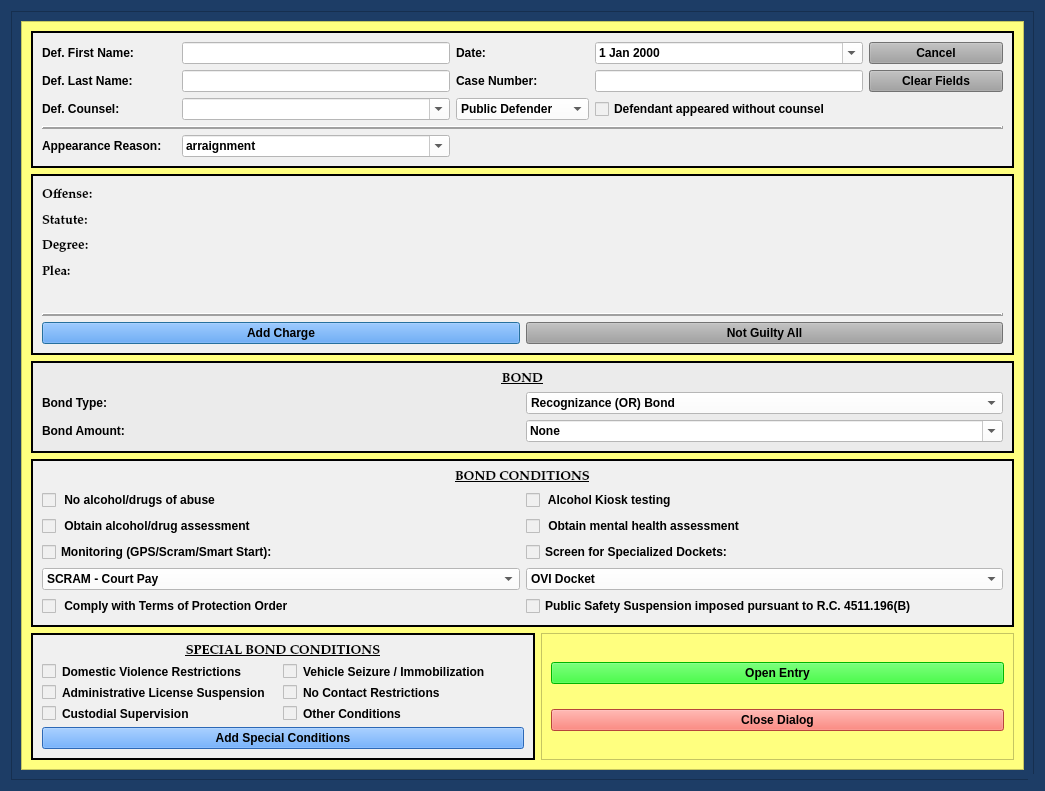
<?xml version="1.0" encoding="UTF-8"?>
<ui version="4.0">
 <class>NotGuiltyBondDialog</class>
 <widget class="QDialog" name="NotGuiltyBondDialog">
  <property name="windowModality">
   <enum>Qt::NonModal</enum>
  </property>
  <property name="enabled">
   <bool>true</bool>
  </property>
  <property name="geometry">
   <rect>
    <x>0</x>
    <y>0</y>
    <width>1045</width>
    <height>791</height>
   </rect>
  </property>
  <property name="sizePolicy">
   <sizepolicy hsizetype="Preferred" vsizetype="Preferred">
    <horstretch>0</horstretch>
    <verstretch>0</verstretch>
   </sizepolicy>
  </property>
  <property name="minimumSize">
   <size>
    <width>0</width>
    <height>0</height>
   </size>
  </property>
  <property name="maximumSize">
   <size>
    <width>2500</width>
    <height>3500</height>
   </size>
  </property>
  <property name="palette">
   <palette>
    <active>
     <colorrole role="Button">
      <brush brushstyle="SolidPattern">
       <color alpha="255">
        <red>29</red>
        <green>61</green>
        <blue>102</blue>
       </color>
      </brush>
     </colorrole>
     <colorrole role="Base">
      <brush brushstyle="SolidPattern">
       <color alpha="255">
        <red>29</red>
        <green>61</green>
        <blue>102</blue>
       </color>
      </brush>
     </colorrole>
     <colorrole role="Window">
      <brush brushstyle="SolidPattern">
       <color alpha="255">
        <red>29</red>
        <green>61</green>
        <blue>102</blue>
       </color>
      </brush>
     </colorrole>
    </active>
    <inactive>
     <colorrole role="Button">
      <brush brushstyle="SolidPattern">
       <color alpha="255">
        <red>29</red>
        <green>61</green>
        <blue>102</blue>
       </color>
      </brush>
     </colorrole>
     <colorrole role="Base">
      <brush brushstyle="SolidPattern">
       <color alpha="255">
        <red>29</red>
        <green>61</green>
        <blue>102</blue>
       </color>
      </brush>
     </colorrole>
     <colorrole role="Window">
      <brush brushstyle="SolidPattern">
       <color alpha="255">
        <red>29</red>
        <green>61</green>
        <blue>102</blue>
       </color>
      </brush>
     </colorrole>
    </inactive>
    <disabled>
     <colorrole role="Button">
      <brush brushstyle="SolidPattern">
       <color alpha="255">
        <red>29</red>
        <green>61</green>
        <blue>102</blue>
       </color>
      </brush>
     </colorrole>
     <colorrole role="Base">
      <brush brushstyle="SolidPattern">
       <color alpha="255">
        <red>29</red>
        <green>61</green>
        <blue>102</blue>
       </color>
      </brush>
     </colorrole>
     <colorrole role="Window">
      <brush brushstyle="SolidPattern">
       <color alpha="255">
        <red>29</red>
        <green>61</green>
        <blue>102</blue>
       </color>
      </brush>
     </colorrole>
    </disabled>
   </palette>
  </property>
  <property name="font">
   <font>
    <family>Palatino Linotype</family>
    <pointsize>10</pointsize>
    <weight>75</weight>
    <italic>false</italic>
    <bold>true</bold>
   </font>
  </property>
  <property name="windowTitle">
   <string>Not Guilty Bond Case Information</string>
  </property>
  <property name="toolTip">
   <string/>
  </property>
  <property name="styleSheet">
   <string notr="true">background-color: rgb(29, 61, 102);
font: 75 10pt &quot;Palatino Linotype&quot;;
font-weight: bold;</string>
  </property>
  <property name="sizeGripEnabled">
   <bool>true</bool>
  </property>
  <property name="modal">
   <bool>true</bool>
  </property>
  <layout class="QGridLayout" name="gridLayout_8">
   <item row="0" column="0">
    <widget class="QFrame" name="frame_4">
     <property name="styleSheet">
      <string notr="true">background-color: rgb(29, 61, 102);</string>
     </property>
     <property name="frameShape">
      <enum>QFrame::StyledPanel</enum>
     </property>
     <property name="frameShadow">
      <enum>QFrame::Raised</enum>
     </property>
     <layout class="QGridLayout" name="gridLayout_4">
      <item row="0" column="0">
       <widget class="QScrollArea" name="scrollArea">
        <property name="focusPolicy">
         <enum>Qt::NoFocus</enum>
        </property>
        <property name="styleSheet">
         <string notr="true">background-color: rgb(255, 255, 127);</string>
        </property>
        <property name="widgetResizable">
         <bool>true</bool>
        </property>
        <widget class="QWidget" name="scrollAreaWidgetContents">
         <property name="geometry">
          <rect>
           <x>0</x>
           <y>0</y>
           <width>984</width>
           <height>792</height>
          </rect>
         </property>
         <layout class="QGridLayout" name="gridLayout_9" rowstretch="1,2,0,1,1" columnstretch="1,1">
          <item row="0" column="0" colspan="2">
           <widget class="QFrame" name="case_name_Frame">
            <property name="sizePolicy">
             <sizepolicy hsizetype="Preferred" vsizetype="Preferred">
              <horstretch>0</horstretch>
              <verstretch>0</verstretch>
             </sizepolicy>
            </property>
            <property name="styleSheet">
             <string notr="true">background-color: rgb(240, 240, 240);</string>
            </property>
            <property name="frameShape">
             <enum>QFrame::Box</enum>
            </property>
            <property name="frameShadow">
             <enum>QFrame::Plain</enum>
            </property>
            <property name="lineWidth">
             <number>2</number>
            </property>
            <layout class="QGridLayout" name="gridLayout" columnstretch="1,2,1,2,1">
             <item row="0" column="0">
              <widget class="QLabel" name="label">
               <property name="text">
                <string>Def. First Name:</string>
               </property>
              </widget>
             </item>
             <item row="0" column="3">
              <widget class="NoScrollDateEdit" name="plea_trial_date">
               <property name="focusPolicy">
                <enum>Qt::NoFocus</enum>
               </property>
               <property name="styleSheet">
                <string notr="true">color: rgb(0, 0, 0);
background-color: rgb(255, 255, 255);</string>
               </property>
               <property name="calendarPopup">
                <bool>true</bool>
               </property>
              </widget>
             </item>
             <item row="0" column="1">
              <widget class="QLineEdit" name="defendant_first_name_lineEdit">
               <property name="styleSheet">
                <string notr="true">background-color: rgb(255, 255, 255);</string>
               </property>
              </widget>
             </item>
             <item row="2" column="1">
              <widget class="DefenseCounselComboBox" name="defense_counsel_name_box">
               <property name="styleSheet">
                <string notr="true">background-color: rgb(255, 255, 255);</string>
               </property>
               <property name="editable">
                <bool>true</bool>
               </property>
              </widget>
             </item>
             <item row="2" column="2">
              <widget class="NoScrollComboBox" name="defense_counsel_type_box">
               <property name="styleSheet">
                <string notr="true">background-color: rgb(255, 255, 255);</string>
               </property>
               <item>
                <property name="text">
                 <string>Public Defender</string>
                </property>
               </item>
               <item>
                <property name="text">
                 <string>Private Counsel</string>
                </property>
               </item>
              </widget>
             </item>
             <item row="2" column="3">
              <widget class="QCheckBox" name="defense_counsel_waived_checkBox">
               <property name="text">
                <string>Defendant appeared without counsel</string>
               </property>
              </widget>
             </item>
             <item row="1" column="1">
              <widget class="QLineEdit" name="defendant_last_name_lineEdit">
               <property name="enabled">
                <bool>true</bool>
               </property>
               <property name="styleSheet">
                <string notr="true">background-color: rgb(255, 255, 255);</string>
               </property>
              </widget>
             </item>
             <item row="0" column="4">
              <widget class="QPushButton" name="cancel_Button">
               <property name="focusPolicy">
                <enum>Qt::NoFocus</enum>
               </property>
               <property name="styleSheet">
                <string notr="true">background-color: rgb(160, 160, 160);</string>
               </property>
               <property name="text">
                <string>Cancel</string>
               </property>
              </widget>
             </item>
             <item row="0" column="2">
              <widget class="QLabel" name="label_26">
               <property name="text">
                <string>Date:</string>
               </property>
              </widget>
             </item>
             <item row="1" column="2">
              <widget class="QLabel" name="label_3">
               <property name="text">
                <string>Case Number:</string>
               </property>
              </widget>
             </item>
             <item row="1" column="4">
              <widget class="QPushButton" name="clear_fields_case_Button">
               <property name="focusPolicy">
                <enum>Qt::NoFocus</enum>
               </property>
               <property name="styleSheet">
                <string notr="true">background-color: rgb(160, 160, 160);</string>
               </property>
               <property name="text">
                <string>Clear Fields</string>
               </property>
              </widget>
             </item>
             <item row="1" column="0">
              <widget class="QLabel" name="label_2">
               <property name="text">
                <string>Def. Last Name:</string>
               </property>
              </widget>
             </item>
             <item row="4" column="0">
              <widget class="QLabel" name="label_11">
               <property name="text">
                <string>Appearance Reason:</string>
               </property>
              </widget>
             </item>
             <item row="1" column="3">
              <widget class="QLineEdit" name="case_number_lineEdit">
               <property name="maximumSize">
                <size>
                 <width>500</width>
                 <height>16777215</height>
                </size>
               </property>
               <property name="styleSheet">
                <string notr="true">background-color: rgb(255, 255, 255);</string>
               </property>
              </widget>
             </item>
             <item row="2" column="0">
              <widget class="QLabel" name="label_24">
               <property name="text">
                <string>Def. Counsel:</string>
               </property>
              </widget>
             </item>
             <item row="4" column="1">
              <widget class="NoScrollComboBox" name="appearance_reason_box">
               <property name="styleSheet">
                <string notr="true">background-color: rgb(255, 255, 255);</string>
               </property>
               <property name="editable">
                <bool>true</bool>
               </property>
               <item>
                <property name="text">
                 <string>arraignment</string>
                </property>
               </item>
               <item>
                <property name="text">
                 <string>motion hearing</string>
                </property>
               </item>
               <item>
                <property name="text">
                 <string>warrant for failure to appear</string>
                </property>
               </item>
              </widget>
             </item>
             <item row="3" column="0" colspan="5">
              <widget class="Line" name="line_2">
               <property name="frameShadow">
                <enum>QFrame::Raised</enum>
               </property>
               <property name="lineWidth">
                <number>2</number>
               </property>
               <property name="orientation">
                <enum>Qt::Horizontal</enum>
               </property>
              </widget>
             </item>
            </layout>
           </widget>
          </item>
          <item row="4" column="0">
           <widget class="QFrame" name="special_bond_conditions_frame">
            <property name="styleSheet">
             <string notr="true">background-color: rgb(240, 240, 240);
border-color: rgb(0, 0, 0);</string>
            </property>
            <property name="frameShape">
             <enum>QFrame::Box</enum>
            </property>
            <property name="frameShadow">
             <enum>QFrame::Plain</enum>
            </property>
            <property name="lineWidth">
             <number>2</number>
            </property>
            <layout class="QGridLayout" name="gridLayout_7" columnstretch="1,1">
             <item row="1" column="1">
              <widget class="ConditionCheckbox" name="vehicle_seizure_checkBox">
               <property name="text">
                <string>Vehicle Seizure / Immobilization</string>
               </property>
              </widget>
             </item>
             <item row="2" column="0">
              <widget class="ConditionCheckbox" name="admin_license_suspension_checkBox">
               <property name="text">
                <string>Administrative License Suspension</string>
               </property>
              </widget>
             </item>
             <item row="0" column="0" colspan="2">
              <widget class="QLabel" name="label_10">
               <property name="font">
                <font>
                 <family>Palatino Linotype</family>
                 <pointsize>10</pointsize>
                 <weight>75</weight>
                 <italic>false</italic>
                 <bold>true</bold>
                 <underline>true</underline>
                </font>
               </property>
               <property name="text">
                <string>SPECIAL BOND CONDITIONS</string>
               </property>
               <property name="alignment">
                <set>Qt::AlignCenter</set>
               </property>
              </widget>
             </item>
             <item row="1" column="0">
              <widget class="ConditionCheckbox" name="domestic_violence_checkBox">
               <property name="text">
                <string>Domestic Violence Restrictions</string>
               </property>
              </widget>
             </item>
             <item row="3" column="0">
              <widget class="ConditionCheckbox" name="custodial_supervision_checkBox">
               <property name="text">
                <string>Custodial Supervision                          </string>
               </property>
              </widget>
             </item>
             <item row="2" column="1">
              <widget class="ConditionCheckbox" name="no_contact_checkBox">
               <property name="sizePolicy">
                <sizepolicy hsizetype="Minimum" vsizetype="Fixed">
                 <horstretch>1</horstretch>
                 <verstretch>0</verstretch>
                </sizepolicy>
               </property>
               <property name="text">
                <string>No Contact Restrictions                         </string>
               </property>
              </widget>
             </item>
             <item row="3" column="1">
              <widget class="ConditionCheckbox" name="other_conditions_checkBox">
               <property name="sizePolicy">
                <sizepolicy hsizetype="Minimum" vsizetype="Fixed">
                 <horstretch>1</horstretch>
                 <verstretch>0</verstretch>
                </sizepolicy>
               </property>
               <property name="text">
                <string>Other Conditions                          </string>
               </property>
              </widget>
             </item>
             <item row="4" column="0" colspan="2">
              <widget class="QPushButton" name="add_special_conditions_Button">
               <property name="styleSheet">
                <string notr="true">background-color: rgb(62, 146, 255);
font: 75 11pt &quot;Palatino Linotype&quot;;
font-weight: bold;</string>
               </property>
               <property name="text">
                <string>Add Special Conditions</string>
               </property>
               <property name="autoDefault">
                <bool>false</bool>
               </property>
              </widget>
             </item>
            </layout>
           </widget>
          </item>
          <item row="1" column="0" colspan="2">
           <widget class="QFrame" name="frame_6">
            <property name="styleSheet">
             <string notr="true">background-color: rgb(240, 240, 240);</string>
            </property>
            <property name="frameShape">
             <enum>QFrame::Box</enum>
            </property>
            <property name="frameShadow">
             <enum>QFrame::Plain</enum>
            </property>
            <property name="lineWidth">
             <number>2</number>
            </property>
            <layout class="QGridLayout" name="gridLayout_3">
             <item row="2" column="1">
              <widget class="QPushButton" name="not_guilty_all_Button">
               <property name="focusPolicy">
                <enum>Qt::NoFocus</enum>
               </property>
               <property name="styleSheet">
                <string notr="true">background-color: rgb(160, 160, 160);
font: 75 11pt &quot;Palatino Linotype&quot;;
font-weight: bold;</string>
               </property>
               <property name="text">
                <string>Not Guilty All</string>
               </property>
              </widget>
             </item>
             <item row="0" column="0" colspan="2">
              <layout class="QGridLayout" name="charges_gridLayout">
               <item row="1" column="0">
                <widget class="QLabel" name="label_20">
                 <property name="font">
                  <font>
                   <family>Palatino Linotype</family>
                   <pointsize>10</pointsize>
                   <weight>75</weight>
                   <italic>false</italic>
                   <bold>true</bold>
                  </font>
                 </property>
                 <property name="text">
                  <string>Statute:</string>
                 </property>
                </widget>
               </item>
               <item row="0" column="0">
                <widget class="QLabel" name="offense_label_1">
                 <property name="font">
                  <font>
                   <family>Palatino Linotype</family>
                   <pointsize>10</pointsize>
                   <weight>75</weight>
                   <italic>false</italic>
                   <bold>true</bold>
                  </font>
                 </property>
                 <property name="text">
                  <string>Offense:</string>
                 </property>
                 <property name="wordWrap">
                  <bool>true</bool>
                 </property>
                </widget>
               </item>
               <item row="3" column="0">
                <widget class="QLabel" name="plea_label_1">
                 <property name="font">
                  <font>
                   <family>Palatino Linotype</family>
                   <pointsize>10</pointsize>
                   <weight>75</weight>
                   <italic>false</italic>
                   <bold>true</bold>
                  </font>
                 </property>
                 <property name="text">
                  <string>Plea:</string>
                 </property>
                </widget>
               </item>
               <item row="2" column="0">
                <widget class="QLabel" name="label_21">
                 <property name="font">
                  <font>
                   <family>Palatino Linotype</family>
                   <pointsize>10</pointsize>
                   <weight>75</weight>
                   <italic>false</italic>
                   <bold>true</bold>
                  </font>
                 </property>
                 <property name="text">
                  <string>Degree:</string>
                 </property>
                </widget>
               </item>
               <item row="4" column="0">
                <widget class="QLabel" name="label_4">
                 <property name="text">
                  <string/>
                 </property>
                </widget>
               </item>
              </layout>
             </item>
             <item row="2" column="0">
              <widget class="QPushButton" name="add_charge_Button">
               <property name="styleSheet">
                <string notr="true">background-color: rgb(62, 146, 255);
font: 75 11pt &quot;Palatino Linotype&quot;;
font-weight: bold;</string>
               </property>
               <property name="text">
                <string>Add Charge</string>
               </property>
              </widget>
             </item>
             <item row="1" column="0" colspan="2">
              <widget class="Line" name="line">
               <property name="frameShadow">
                <enum>QFrame::Raised</enum>
               </property>
               <property name="lineWidth">
                <number>2</number>
               </property>
               <property name="orientation">
                <enum>Qt::Horizontal</enum>
               </property>
              </widget>
             </item>
            </layout>
           </widget>
          </item>
          <item row="4" column="1">
           <widget class="QFrame" name="frame_8">
            <property name="styleSheet">
             <string notr="true">
background-color: rgb(255, 255, 127);</string>
            </property>
            <property name="frameShape">
             <enum>QFrame::StyledPanel</enum>
            </property>
            <property name="frameShadow">
             <enum>QFrame::Raised</enum>
            </property>
            <layout class="QGridLayout" name="gridLayout_10">
             <item row="2" column="0">
              <widget class="QPushButton" name="close_dialog_Button">
               <property name="styleSheet">
                <string notr="true">background-color: rgb(255, 96, 82);
font: 75 11pt &quot;Palatino Linotype&quot;;
font-weight: bold;</string>
               </property>
               <property name="text">
                <string>Close Dialog</string>
               </property>
              </widget>
             </item>
             <item row="0" column="0">
              <widget class="QPushButton" name="create_entry_Button">
               <property name="styleSheet">
                <string notr="true">background-color: rgb(0, 255, 0);
font: 75 11pt &quot;Palatino Linotype&quot;;
font-weight: bold;</string>
               </property>
               <property name="text">
                <string>Open Entry</string>
               </property>
               <property name="autoDefault">
                <bool>false</bool>
               </property>
              </widget>
             </item>
            </layout>
           </widget>
          </item>
          <item row="2" column="0" colspan="2">
           <widget class="QFrame" name="frame_5">
            <property name="styleSheet">
             <string notr="true">background-color: rgb(235, 235, 235);</string>
            </property>
            <property name="frameShape">
             <enum>QFrame::Box</enum>
            </property>
            <property name="frameShadow">
             <enum>QFrame::Plain</enum>
            </property>
            <property name="lineWidth">
             <number>2</number>
            </property>
            <layout class="QGridLayout" name="gridLayout_5">
             <item row="2" column="0">
              <widget class="QLabel" name="label_9">
               <property name="text">
                <string>Bond Amount:</string>
               </property>
              </widget>
             </item>
             <item row="1" column="1">
              <widget class="NoScrollComboBox" name="bond_type_box">
               <property name="styleSheet">
                <string notr="true">background-color: rgb(255, 255, 255);</string>
               </property>
               <item>
                <property name="text">
                 <string>Recognizance (OR) Bond</string>
                </property>
               </item>
               <item>
                <property name="text">
                 <string>10% Deposit, Cash or Surety Bond</string>
                </property>
               </item>
               <item>
                <property name="text">
                 <string>Cash or Surety Bond</string>
                </property>
               </item>
               <item>
                <property name="text">
                 <string>Continue Existing Bond</string>
                </property>
               </item>
              </widget>
             </item>
             <item row="1" column="0">
              <widget class="QLabel" name="label_8">
               <property name="text">
                <string>Bond Type:</string>
               </property>
              </widget>
             </item>
             <item row="2" column="1">
              <widget class="NoScrollComboBox" name="bond_amount_box">
               <property name="font">
                <font>
                 <family>Palatino Linotype</family>
                 <pointsize>10</pointsize>
                 <weight>75</weight>
                 <italic>false</italic>
                 <bold>true</bold>
                </font>
               </property>
               <property name="styleSheet">
                <string notr="true">background-color: rgb(255, 255, 255);</string>
               </property>
               <property name="editable">
                <bool>true</bool>
               </property>
               <item>
                <property name="text">
                 <string>None</string>
                </property>
               </item>
               <item>
                <property name="text">
                 <string>$1,000</string>
                </property>
               </item>
               <item>
                <property name="text">
                 <string>$1,500</string>
                </property>
               </item>
               <item>
                <property name="text">
                 <string>$2,000</string>
                </property>
               </item>
               <item>
                <property name="text">
                 <string>$2,500</string>
                </property>
               </item>
               <item>
                <property name="text">
                 <string>$3,000</string>
                </property>
               </item>
               <item>
                <property name="text">
                 <string>$3,500</string>
                </property>
               </item>
               <item>
                <property name="text">
                 <string>$5,000</string>
                </property>
               </item>
               <item>
                <property name="text">
                 <string>$7,500</string>
                </property>
               </item>
               <item>
                <property name="text">
                 <string>$10,000</string>
                </property>
               </item>
              </widget>
             </item>
             <item row="0" column="0" colspan="2">
              <widget class="QLabel" name="label_5">
               <property name="font">
                <font>
                 <family>Palatino Linotype</family>
                 <pointsize>10</pointsize>
                 <weight>75</weight>
                 <italic>false</italic>
                 <bold>true</bold>
                 <underline>true</underline>
                </font>
               </property>
               <property name="text">
                <string>BOND</string>
               </property>
               <property name="alignment">
                <set>Qt::AlignCenter</set>
               </property>
              </widget>
             </item>
            </layout>
           </widget>
          </item>
          <item row="3" column="0" colspan="2">
           <widget class="QFrame" name="bond_conditions_frame">
            <property name="styleSheet">
             <string notr="true">background-color: rgb(240, 240, 240);</string>
            </property>
            <property name="frameShape">
             <enum>QFrame::Box</enum>
            </property>
            <property name="frameShadow">
             <enum>QFrame::Plain</enum>
            </property>
            <property name="lineWidth">
             <number>2</number>
            </property>
            <layout class="QGridLayout" name="gridLayout_2" columnstretch="1,1">
             <item row="0" column="0" colspan="2">
              <widget class="QLabel" name="label_7">
               <property name="font">
                <font>
                 <family>Palatino Linotype</family>
                 <pointsize>10</pointsize>
                 <weight>75</weight>
                 <italic>false</italic>
                 <bold>true</bold>
                 <underline>true</underline>
                </font>
               </property>
               <property name="text">
                <string>BOND CONDITIONS</string>
               </property>
               <property name="alignment">
                <set>Qt::AlignCenter</set>
               </property>
              </widget>
             </item>
             <item row="3" column="0">
              <widget class="ConditionCheckbox" name="alcohol_drugs_assessment_checkBox">
               <property name="text">
                <string> Obtain alcohol/drug assessment                             </string>
               </property>
              </widget>
             </item>
             <item row="2" column="0">
              <widget class="ConditionCheckbox" name="no_alcohol_drugs_checkBox">
               <property name="text">
                <string> No alcohol/drugs of abuse                                   </string>
               </property>
              </widget>
             </item>
             <item row="7" column="0">
              <widget class="NoScrollComboBox" name="monitoring_type_box">
               <property name="enabled">
                <bool>true</bool>
               </property>
               <property name="styleSheet">
                <string notr="true">background-color: rgb(255, 255, 255);</string>
               </property>
               <item>
                <property name="text">
                 <string>SCRAM - Court Pay</string>
                </property>
               </item>
               <item>
                <property name="text">
                 <string>SCRAM</string>
                </property>
               </item>
               <item>
                <property name="text">
                 <string>GPS</string>
                </property>
               </item>
               <item>
                <property name="text">
                 <string>Smart Start</string>
                </property>
               </item>
               <item>
                <property name="text">
                 <string>GPS and SCRAM</string>
                </property>
               </item>
               <item>
                <property name="text">
                 <string>GPS and Smart Start</string>
                </property>
               </item>
               <item>
                <property name="text">
                 <string>SCRAM and Smart Start</string>
                </property>
               </item>
               <item>
                <property name="text">
                 <string>GPS, SCRAM and Smart Start</string>
                </property>
               </item>
              </widget>
             </item>
             <item row="7" column="1">
              <widget class="NoScrollComboBox" name="specialized_docket_type_box">
               <property name="enabled">
                <bool>true</bool>
               </property>
               <property name="styleSheet">
                <string notr="true">background-color: rgb(255, 255, 255);</string>
               </property>
               <item>
                <property name="text">
                 <string>OVI Docket</string>
                </property>
               </item>
               <item>
                <property name="text">
                 <string>Mission (Veteran's) Court</string>
                </property>
               </item>
               <item>
                <property name="text">
                 <string>Mental Health Docket</string>
                </property>
               </item>
              </widget>
             </item>
             <item row="6" column="1">
              <widget class="ConditionCheckbox" name="specialized_docket_checkBox">
               <property name="text">
                <string>Screen for Specialized Dockets:                           </string>
               </property>
              </widget>
             </item>
             <item row="6" column="0">
              <widget class="ConditionCheckbox" name="monitoring_checkBox">
               <property name="layoutDirection">
                <enum>Qt::LeftToRight</enum>
               </property>
               <property name="text">
                <string>Monitoring (GPS/Scram/Smart Start):                    </string>
               </property>
              </widget>
             </item>
             <item row="3" column="1">
              <widget class="ConditionCheckbox" name="mental_health_assessment_checkBox">
               <property name="text">
                <string> Obtain mental health assessment                         </string>
               </property>
              </widget>
             </item>
             <item row="2" column="1">
              <widget class="ConditionCheckbox" name="alcohol_test_kiosk_checkBox">
               <property name="text">
                <string> Alcohol Kiosk testing                                         </string>
               </property>
              </widget>
             </item>
             <item row="8" column="0">
              <widget class="ConditionCheckbox" name="comply_protection_order_checkBox">
               <property name="text">
                <string> Comply with Terms of Protection Order</string>
               </property>
              </widget>
             </item>
             <item row="8" column="1">
              <widget class="ConditionCheckbox" name="public_safety_suspension_checkBox">
               <property name="text">
                <string>Public Safety Suspension imposed pursuant to R.C. 4511.196(B)</string>
               </property>
              </widget>
             </item>
            </layout>
           </widget>
          </item>
         </layout>
        </widget>
       </widget>
      </item>
     </layout>
    </widget>
   </item>
  </layout>
 </widget>
 <customwidgets>
  <customwidget>
   <class>ConditionCheckbox</class>
   <extends>QCheckBox</extends>
   <header>munientry.widgets.custom_widgets</header>
  </customwidget>
  <customwidget>
   <class>NoScrollDateEdit</class>
   <extends>QDateEdit</extends>
   <header>munientry.widgets.custom_widgets</header>
  </customwidget>
  <customwidget>
   <class>NoScrollComboBox</class>
   <extends>QComboBox</extends>
   <header>munientry.widgets.combo_boxes</header>
  </customwidget>
  <customwidget>
   <class>DefenseCounselComboBox</class>
   <extends>QComboBox</extends>
   <header>munientry.widgets.combo_boxes</header>
  </customwidget>
 </customwidgets>
 <tabstops>
  <tabstop>defendant_first_name_lineEdit</tabstop>
  <tabstop>defendant_last_name_lineEdit</tabstop>
  <tabstop>case_number_lineEdit</tabstop>
  <tabstop>bond_type_box</tabstop>
  <tabstop>bond_amount_box</tabstop>
  <tabstop>domestic_violence_checkBox</tabstop>
  <tabstop>admin_license_suspension_checkBox</tabstop>
  <tabstop>custodial_supervision_checkBox</tabstop>
  <tabstop>vehicle_seizure_checkBox</tabstop>
  <tabstop>no_contact_checkBox</tabstop>
  <tabstop>other_conditions_checkBox</tabstop>
  <tabstop>add_special_conditions_Button</tabstop>
  <tabstop>create_entry_Button</tabstop>
  <tabstop>close_dialog_Button</tabstop>
 </tabstops>
 <resources/>
 <connections/>
 <slots>
  <slot>create_entry()</slot>
  <slot>continue_dialog()</slot>
  <slot>close_window()</slot>
  <slot>set_dialog()</slot>
  <slot>update_case_information()</slot>
  <slot>ovi_dialog()</slot>
  <slot>sentencing_dialog()</slot>
  <slot>proceed_to_sentencing()</slot>
  <slot>proceed_to_ovi()</slot>
  <slot>add_charge()</slot>
  <slot>set_statute()</slot>
  <slot>set_pay_date()</slot>
  <slot>amend_offense()</slot>
  <slot>set_offense()</slot>
  <slot>add_charge_to_view()</slot>
  <slot>delete_charge()</slot>
  <slot>delete_charge_from_view()</slot>
  <slot>close_event()</slot>
  <slot>set_fra_in_file()</slot>
  <slot>set_fra_in_court()</slot>
  <slot>start_add_conditions_dialog()</slot>
  <slot>start_amend_offense_dialog()</slot>
 </slots>
</ui>
